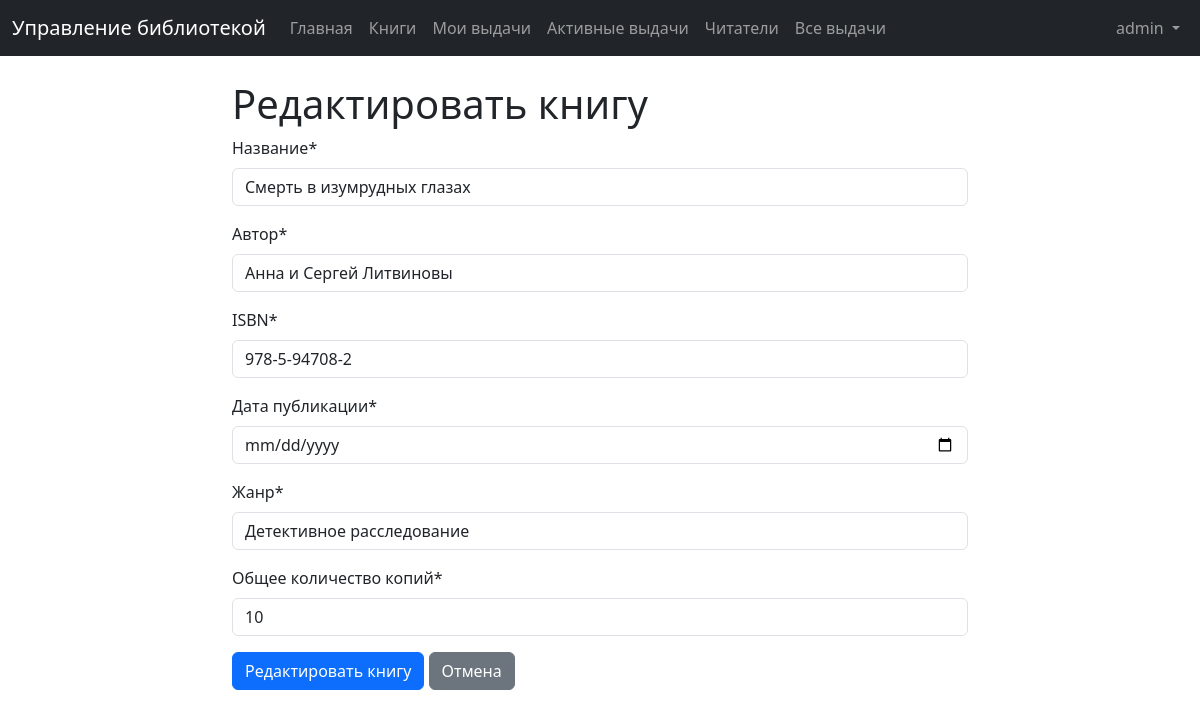
Screenshot of /books/1/edit/ (signed in) with the database file from the repository.
### library/models.py (models this page shows, shortened)
class Book(models.Model):
    title = models.CharField(max_length=200, verbose_name="Название")
    author = models.CharField(max_length=200, verbose_name="Автор")
    isbn = models.CharField(max_length=13, verbose_name="ISBN", unique=True)
    publication_date = models.DateField(verbose_name="Дата публикации")
    genre = models.CharField(max_length=100, verbose_name="Жанр")
    total_copies = models.IntegerField(verbose_name="Количество экземпляров")
    available_copies = models.IntegerField(verbose_name="Доступные экземпляры")
    class Meta:
        verbose_name = "Книга"
        verbose_name_plural = "Книги"
        ordering = ["title"]

### library/views.py (the view)
# urls.py: path("books/<int:pk>/edit/", views.book_edit, name="book_edit"),
@login_required
def book_edit(request, pk):
    if not request.user.is_staff:
        messages.error(request, "У вас нет разрешения на выполнение этого действия.")
        return redirect("home")
    book = get_object_or_404(Book, pk=pk)
    if request.method == "POST":
        form = BookForm(request.POST, instance=book)
        if form.is_valid():
            form.save()
            messages.success(request, "Информация о книге успешно обновлена!")
            return redirect("book_detail", pk=book.pk)
    else:
        form = BookForm(instance=book)
    return render(
        request,
        "library/book_form.html",
        {"form": form, "title": "Редактировать книгу", "book": book},
    )

### library/forms.py (shortened to what this page needs)
class BookForm(forms.ModelForm):
    class Meta:
        model = Book
        fields = [
            "title",
            "author",
            "isbn",
            "publication_date",
            "genre",
            "total_copies",
        ]
        widgets = {
            "publication_date": forms.DateInput(attrs={"type": "date"}),
        }
        labels = {
            "title": "Название",
            "author": "Автор",
            "isbn": "ISBN",
            "publication_date": "Дата публикации",
            "genre": "Жанр",
            "total_copies": "Общее количество копий",
        }

### templates/library/book_form.html (shortened to what this page needs)
{% extends 'library/base.html' %}
{% load crispy_forms_tags %}
{% block content %}
<div class="row justify-content-center">
    <div class="col-md-8">
        <h1>{{ title }}</h1>
        <form method="post">
            {{ form|crispy }}
            <div class="mb-3">
                <button type="submit" class="btn btn-primary">{{ title }}</button>
                <a href="{% if book %}{% url 'book_detail' book.pk %}{% else %}{% url 'book_list' %}{% endif %}" class="btn btn-secondary">Отмена</a>
            </div>
        </form>
    </div>
</div>
{% endblock %}

### templates/library/components/navbar.html (shortened to what this page needs)
<nav class="navbar navbar-expand-lg navbar-dark bg-dark">
    <div class="container-fluid">
        <a class="navbar-brand" href="{% url 'home' %}"
            >Управление библиотекой</a
        >
        <div class="collapse navbar-collapse" id="navbarNav">
            <ul class="navbar-nav me-auto">
                <li class="nav-item">
                    <a class="nav-link" href="{% url 'home' %}">Главная</a>
                </li>
                {% if user.is_authenticated %}
                <li class="nav-item">
                    <a class="nav-link" href="{% url 'book_list' %}">Книги</a>
                </li>
                <li class="nav-item">
                    <a class="nav-link" href="{% url 'loan_list' %}"
                        >Мои выдачи</a
                    >
                </li>
                <li class="nav-item">
                    <a class="nav-link" href="{% url 'loan_active' %}"
                        >Активные выдачи</a
                    >
                </li>
                {% endif %} {% if user.is_staff %}
                <li class="nav-item">
                    <a class="nav-link" href="{% url 'reader_list' %}"
                        >Читатели</a
                    >
                </li>
                <li class="nav-item">
                    <a class="nav-link" href="{% url 'loan_history' %}"
                        >Все выдачи</a
                    >
                </li>
                {% endif %}
            </ul>
            <ul class="navbar-nav">
                {% if user.is_authenticated %}
                <li class="nav-item dropdown">
                    <a
                        class="nav-link dropdown-toggle"
                        href="#"
                        id="navbarDropdown"
                        role="button"
                        data-bs-toggle="dropdown"
                    >
                        {{ user.username }}
                    </a>
                </li>
                {% endif %}
            </ul>
        </div>
    </div>
</nav>

### rows the page displays
Book: title "Смерть в изумрудных глазах", author "Анна и Сергей Литвиновы", isbn "978-5-94708-2", genre "Детективное расследование", total_copies "10"

### other values shown
{{ user.username }} "admin"
{{ title }} "Редактировать книгу"
